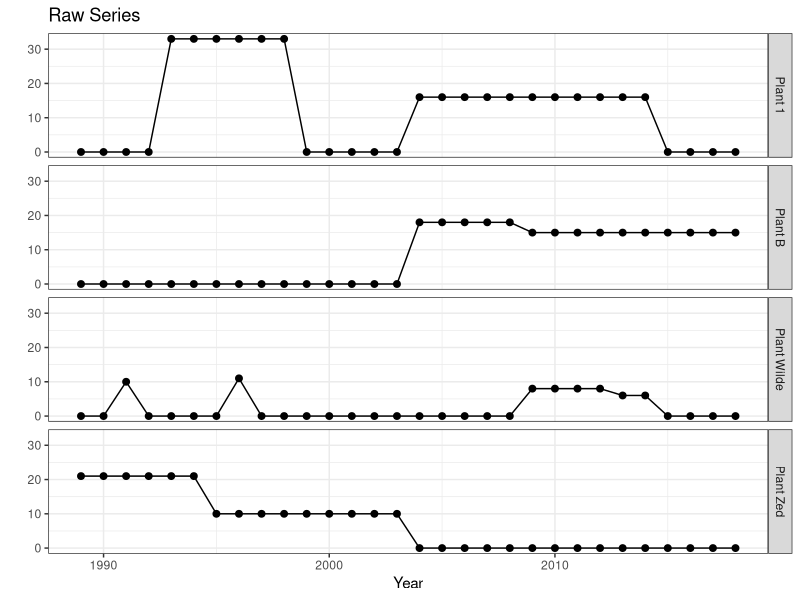
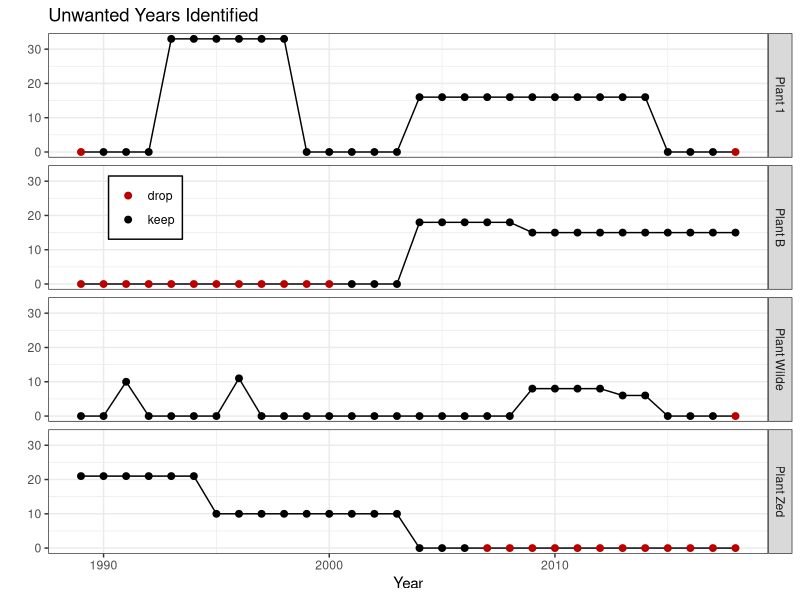
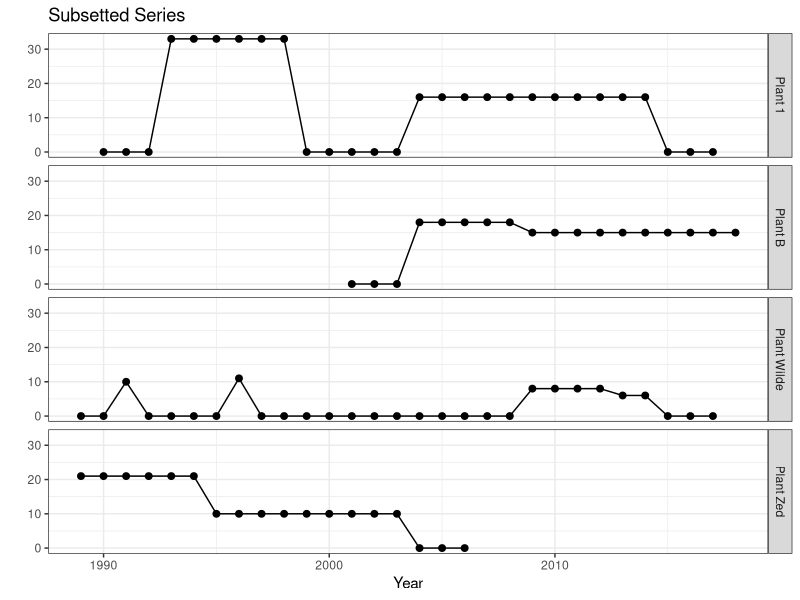
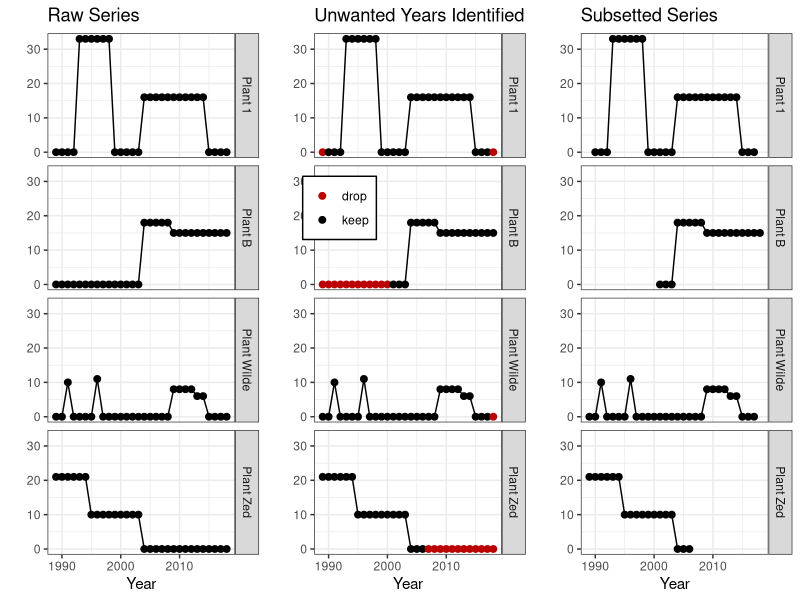

Generate these figures, in order, with R:
## ---------------------------------------------- ##
              # Time Series Pruning
## ---------------------------------------------- ##
# Written by Nick J Lyon

# Purpose:
## Prune time series with long "tails" of 0/low values at start/end of series
## Developed for Plant Reproduction WG but they decided not to use it
## Saving it here in case another group has use fr something like this

# Housekeeping -------------------------------------

# Clear environment
rm(list = ls())

# Load needed libraries
library(tidyverse); library(cowplot)

# Make a folder for saving plots to
dir.create(path = "Plots", showWarnings = F)

# Simulate Time Series -----------------------------
## A = 0s at both start and end and one group in middle
( typeA <- data.frame(
  Year = 1989:2018,
  Plant.ID = rep('Plant 1', 30),
  Plot.ID = rep('Plot X', 30),
  seeds.per.trap = c(rep(0, 4), rep(33, 6), rep(0, 5), rep(16, 11), rep(0, 4) ) ) )
## B = 0s only at start
( typeB <- data.frame(
  Year = 1989:2018,
  Plant.ID = rep('Plant B', 30),
  Plot.ID = rep('Plot Y', 30),
  seeds.per.trap = c(rep(0, 15), rep(18, 5), rep(15, 10)) ) )
## C = 0s only at end
( typeC <- data.frame(
  Year = 1989:2018,
  Plant.ID = rep('Plant Zed', 30),
  Plot.ID = rep('Plot Bamboo', 30),
  seeds.per.trap = c(rep(21, 6), rep(10, 9), rep(0, 15)) ) )
## D = very complex (but should only drop three zeros at end)
( typeD <- data.frame(
  Year = 1989:2018,
  Plant.ID = rep('Plant Wilde', 30),
  Plot.ID = rep('Plot Hands', 30),
  seeds.per.trap = c(rep(0, 2), 10, rep(0,2), rep(0,2), 11,
                     rep(0, 12), rep(8, 4), rep(6, 2), rep(0, 4) ) ) )

# Assemble them into a single dataframe
test_df <- dplyr::bind_rows(typeA, typeB, typeC, typeD)

# Take a quick look
head(test_df)

# Identify Runs of Lows/Zeros ----------------------

# Track runs of zeros at start / end
test_df2 <- test_df %>%
  # Group by plant / plot
  dplyr::group_by(Plant.ID, Plot.ID) %>%
  # Arrange by year
  dplyr::arrange(Year, .by_group = TRUE) %>%
  # Get cumulative lows
  dplyr::mutate(is_low = ifelse(test = seeds.per.trap == 0,
                                yes = 1, no = 0),
                cumulative_lows = cumsum(is_low)) %>%
  # Find out whether they're preceded / followed by lows
  dplyr::mutate(low_seq = dplyr::case_when(
    is_low == 1 & lead(is_low, n = 1) == 1 ~ 'run lows',
    is_low == 1 & lag(is_low, n = 1) == 1 ~ 'run lows',
    TRUE ~ 'not')) %>%
  # If a row is NOT part of a run of lows, get the cumulative low number at that row (i.e., the number of low values that precede it)
  dplyr::mutate(diagnostic = ifelse(low_seq == 'not',
                                   yes = (cumulative_lows + 0.5),
                                   no = NA)) %>%
  # Now use that to figure out which lows should be removed
  dplyr::mutate(subset_suggestion = dplyr::case_when(
    # If a run of lows is < 3 long at start or end, we want to retain the two low values closest to non-low data
    is_low == 1 & low_seq == 'run lows' &
      cumulative_lows <= min(diagnostic, na.rm = T) &
      (min(diagnostic, na.rm = T) - cumulative_lows) < 3 ~ 'keep',
    is_low == 1 & low_seq == 'run lows' &
      abs((max(diagnostic, na.rm = T) - cumulative_lows)) < 3 ~ 'keep',
    # If a number is low, is part of a sequence of lows, and its cumulative lows is less than the number of lows for when the run of lows end, it should be dropped (this is low runs at the start of a time series)
    is_low == 1 & low_seq == 'run lows' &
      cumulative_lows < min(diagnostic, na.rm = T) ~ 'drop',
    # Same as above but this time for if a series ends with many lows
    is_low == 1 & low_seq == 'run lows' &
      cumulative_lows > max(diagnostic, na.rm = T) ~ 'drop',
    # Now, if a number is low/part of a low series BUT it has a cumulative low that is greater than that of the end of a low run and less than the max of a low run, keep it (this is zeros in the middle of a time series)
    is_low == 1 & low_seq == 'run lows' &
      length(unique(!is.na(diagnostic))) >= 2 &
      cumulative_lows > min(diagnostic, na.rm = T) &
      cumulative_lows < max(diagnostic, na.rm = T) ~ 'keep',
    # Keep all non-low values
    low_seq == 'not' ~ 'keep'))

# Filter Out Identified Lows -----------------------

# Remove lows flagged in previous chunk
test_df3 <- test_df2 %>%
  dplyr::filter(subset_suggestion == 'keep')

# Diagnostic Plotting ------------------------------

# Plot raw data
(raw_plt <- ggplot(test_df, aes(x = Year, y = seeds.per.trap)) +
  geom_path() +
  geom_point(size = 2) +
  facet_grid(Plant.ID ~ .) +
  labs(x = "Year", y = "", title = "Raw Series") +
    theme_bw() +
    theme(legend.title = element_blank(),
          legend.position = 'none'))

# Plot data where 'bad' years are identified
(id_plt <- ggplot(test_df2, aes(x = Year, y = seeds.per.trap)) +
  geom_path() +
  geom_point(aes(color = subset_suggestion), size = 2) +
  facet_grid(Plant.ID ~ .) +
  scale_color_manual(values = c("#BB0000", "#000000")) +
  labs(x = "Year", y = "", title = "Unwanted Years Identified") +
    theme_bw() +
    theme(legend.title = element_blank(),
          legend.position = c(0.135, 0.665),
          legend.background = element_rect(color = 'black')))

# Plot again with those values removed
(slim_plt <- ggplot(test_df3, aes(x = Year, y = seeds.per.trap)) +
    geom_path() +
    geom_point(size = 2) +
    facet_grid(Plant.ID ~ .) +
    labs(x = "Year", y = "", title = "Subsetted Series") +
    theme_bw() +
    theme(legend.title = element_blank(),
          legend.position = 'none'))

# Plot them together
cowplot::plot_grid(raw_plt, id_plt, slim_plt, ncol = 3, nrow = 1)

# Save it
ggplot2::ggsave(filename = file.path("Plots", "series_pruning.tiff"),
                plot = last_plot(),
                width = 12, height = 7, units = 'in')
